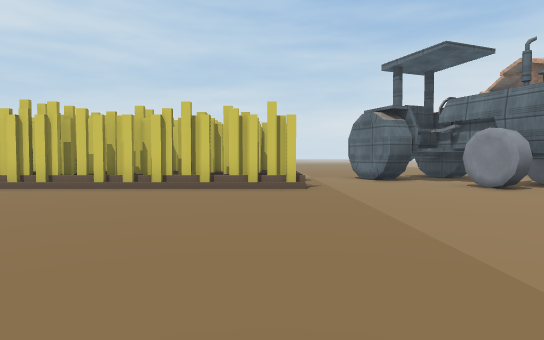
[1] (above)

24 first-person views from a walk through a scene from a Unity 3-D project. The camera is 1.3 m above the floor, tilts 2° down and sees 75° across. The floor is counted in squares, 2 m on a side. Each view is taken from the middle of a square. On the plan, view 1 faces up. The plan holds only what a view shows up to about 10 squares ahead; the rest is blank. The place goes on beyond the plan. The player character is not drawn. Some surface patterns are stand-ins.

[2]
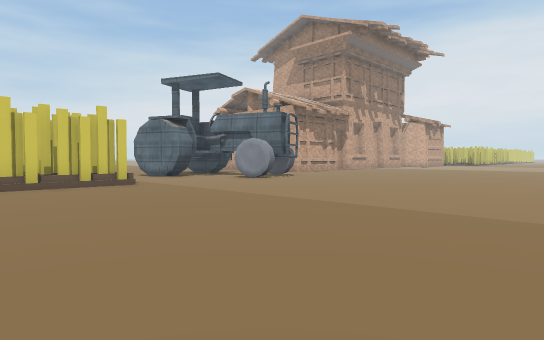

[3]
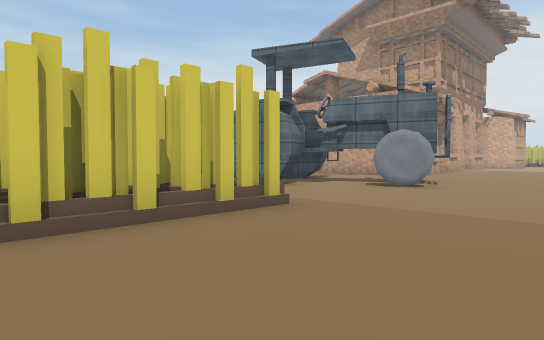

[4]
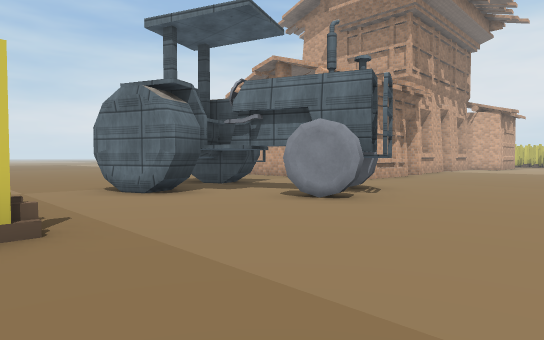

[5]
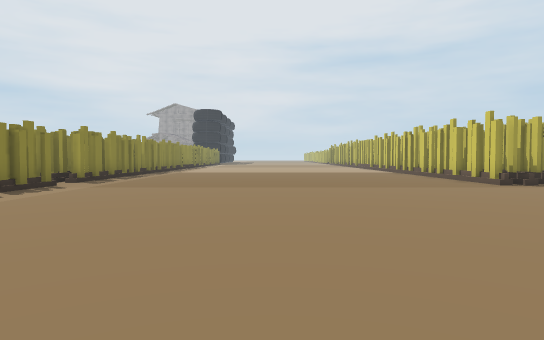

[6]
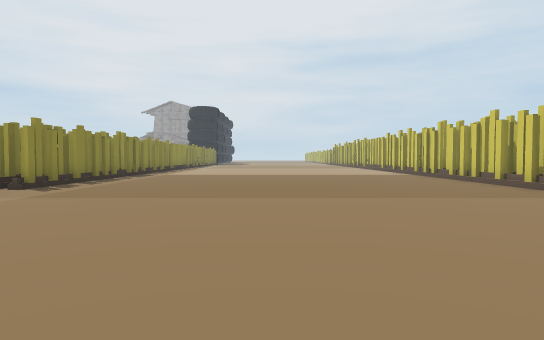

[7]
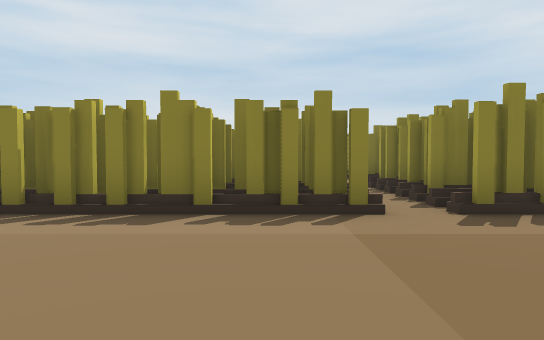

[8]
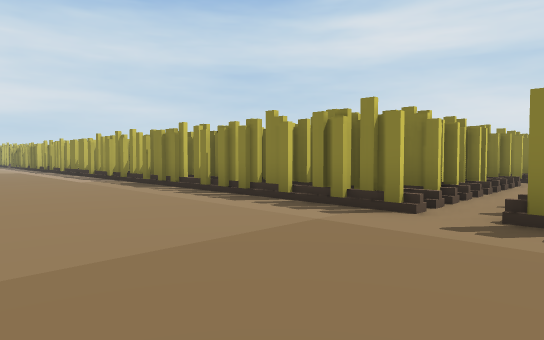

[9]
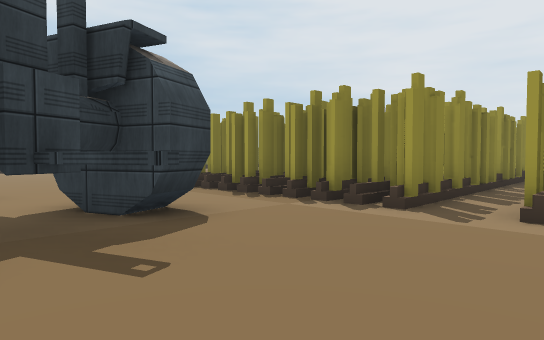

[10]
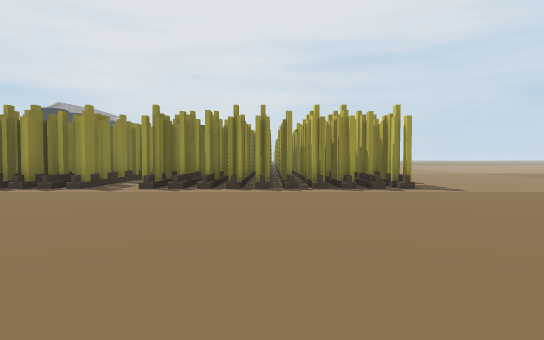

[11]
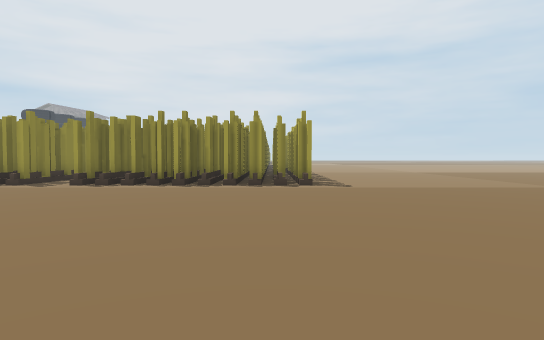

[12]
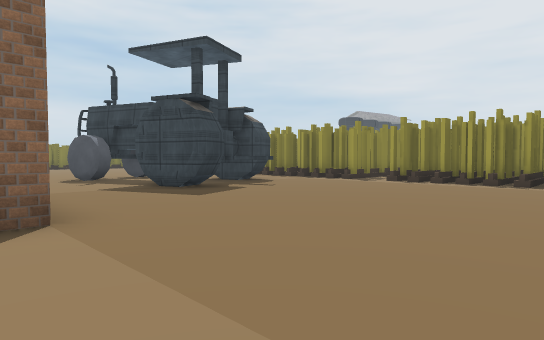

[13]
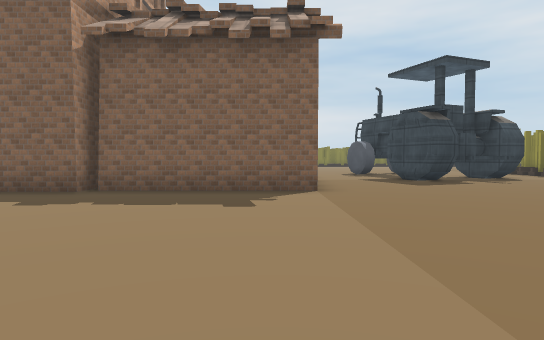

[14]
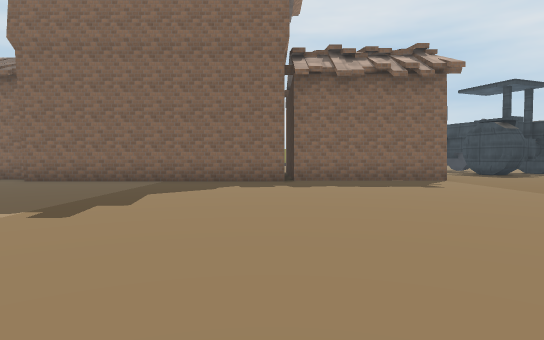

[15]
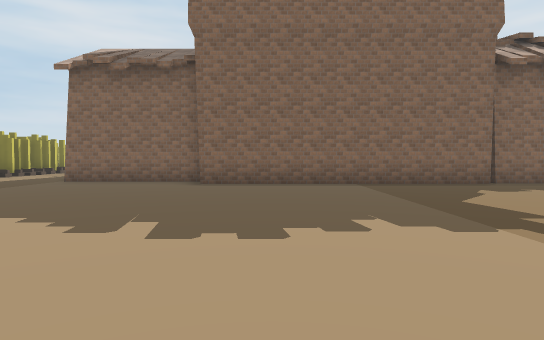

[16]
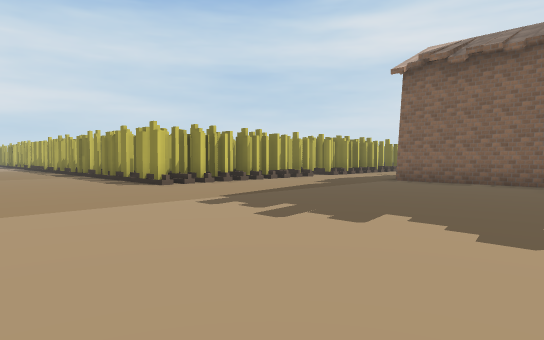

[17]
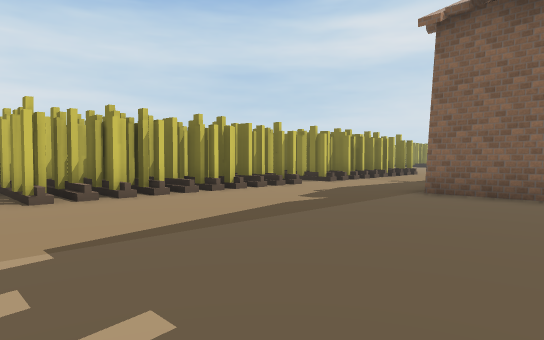

[18]
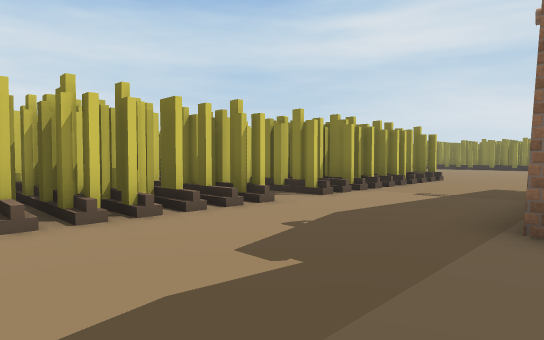

[19]
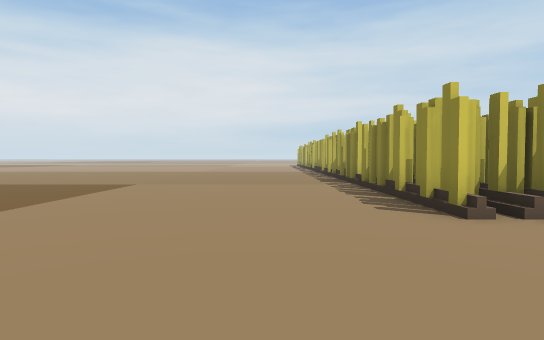

[20]
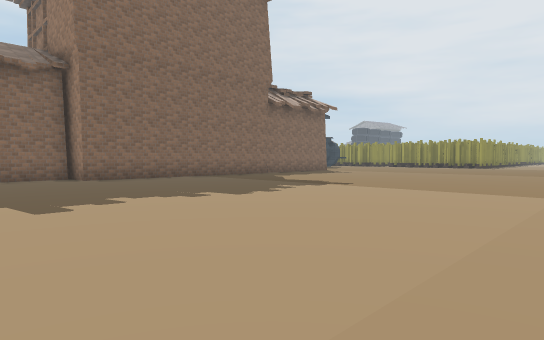

[21]
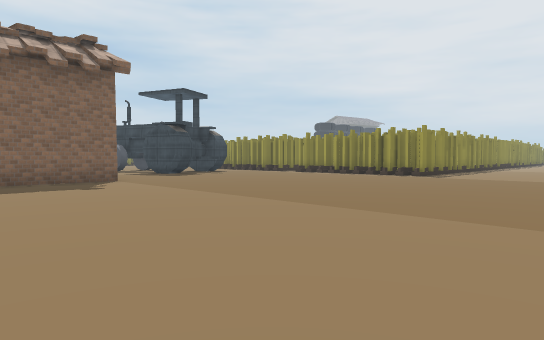

[22]
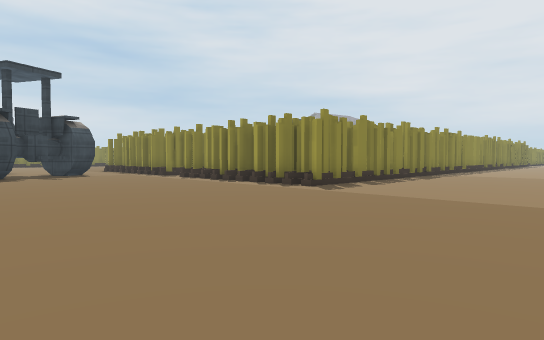

[23]
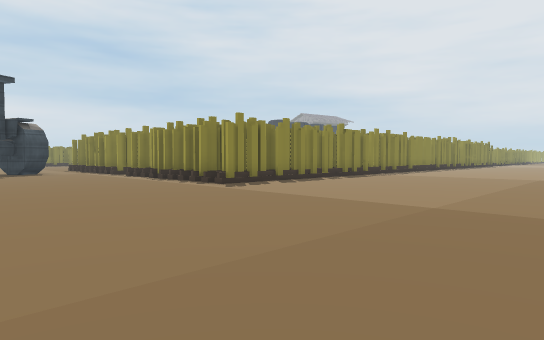

[24]
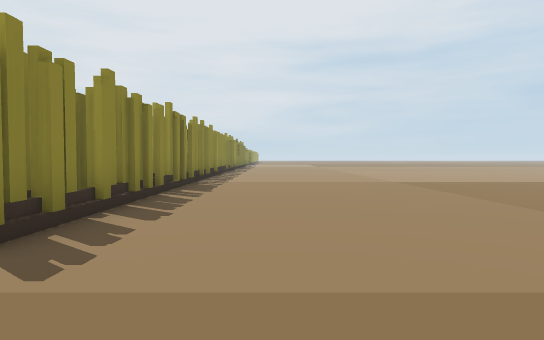

### Floor plan
Key: @ floor where view 1 was taken; # wall or solid block; x gap in a wall; . floor; / step, stairs or slope; ^ raised ledge; O other object.
Columns run from 3 left of view 1 to 30 right of it. Each row starts with its distance up from view 1.
 27      .....
 26 ..........             .....    ..
 25 ........... ................  ....
 24 ............................ .....
 23 ..................................
 22 ..................................
 21 ..................................
 20 #.##...........................###
 19 ####...........................##
 18   ##...........................#
 17    #...........................#
 16   ##...........................##
 15  ###........############.......###
 14 .x..........           #####...##
 13 ####........                ...###
 12   ##...^##..                ...##
 11    #..####..                ...#
 10    #..####..                ...#
  9   ##.....O...                ..#
  8 ####....O#O...               ..#
  7 ........O#.....              ..
  6 ...............
  5 ..............
  4 ...........
  3 ............
  2 .............
  1 .............
  0 ...@.........
 -1 ..............
 -2 ..............
 -3 ###/#########
 -4  ##/##
 -5   #/#
 -6   #/#
 -7   #/##
 -8   #/#
 -9     #
-10     #

Where each view was taken, in squares from view 1:
view 1: 0 up, 0 right, facing up
view 2: 1 down, 3 left, facing up-right
view 3: 4 up, 3 left, facing up-right
view 4: 4 up, 0 right, facing up-right
view 5: 2 up, 9 right, facing left
view 6: 2 up, 7 right, facing left
view 7: 1 up, 2 right, facing down
view 8: 1 up, 1 left, facing down-right
view 9: 15 up, 5 right, facing down-left
view 10: 17 up, 8 right, facing left
view 11: 19 up, 9 right, facing left
view 12: 19 up, 10 right, facing down-left
view 13: 22 up, 10 right, facing down
view 14: 25 up, 14 right, facing down
view 15: 24 up, 19 right, facing down
view 16: 24 up, 20 right, facing down-right
view 17: 21 up, 22 right, facing down-right
view 18: 18 up, 24 right, facing down-right
view 19: 22 up, 24 right, facing right
view 20: 26 up, 24 right, facing down-left
view 21: 25 up, 13 right, facing down-left
view 22: 25 up, 7 right, facing down-left
view 23: 27 up, 6 right, facing down-left
view 24: 22 up, 3 right, facing left
